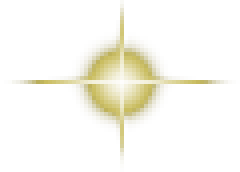
#> input picture star-transparency5.png, 60 x 43 px (shown 4 times larger)
$ python star_drawer.py star-transparency5.png 1.0 1.0
#> lines starting #> are read from the running program, lines starting #| are printed output that depends on the picture
#!/usr/bin/python


from PIL import Image
from PIL import ImageDraw

import sys
import os

#gets the current path

#219.24678 219.49592
img_path = sys.argv[1]
#coords
x = int(float(sys.argv[2]))
y = int(float(sys.argv[3]))

#script path
pathname = os.path.dirname(sys.argv[0]);

background = Image.open(img_path);
#> background is the input picture: PIL image 60x43 RGBA; mean R, G, B, A 38.4, 36.1, 18.5, 24.7
alpha = Image.open(img_path);

foreground = Image.open(pathname + "/star-transparency5.png");
#In PIL y=0 is the TOP of the image
#In DS9 y=0 is the bottom of the image
y = background.height - y;
#> y = 42

#adjust coorditates with the foreground image
x = x - (foreground.width / 2);
#> x = -29
y = y - (foreground.height / 2);
#> y = 20.5


background.paste(foreground, (x,y), foreground);
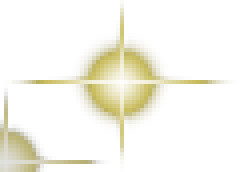
#> background: PIL image 60x43 RGBA (shown 4 times larger); mean R, G, B, A 46.4, 43.6, 23.4, 32; transparent parts drawn white
#uses the width of the image to draw a circle with a radius of 15 % the width of the image
r = background.width *10 / 100;
#> r = 6

draw = ImageDraw.Draw(background);


background.save(img_path, 'JPEG')

$ run again, with star-transparency2.png copied over star-transparency5.png
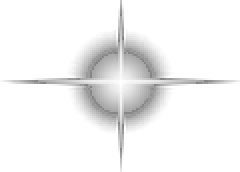
#> input picture star-transparency2.png, 120 x 86 px (shown 2 times larger)
#> background is the input picture: PIL image 120x86 RGBA; mean R, G, B, A 28.3, 28.3, 28.3, 27
#> `background.paste(foreground, (x,y), foreground);`:
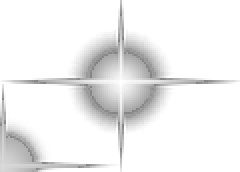
#> background: PIL image 120x86 RGBA (shown 2 times larger); mean R, G, B, A 33.7, 33.7, 33.7, 32.7; transparent parts drawn white
